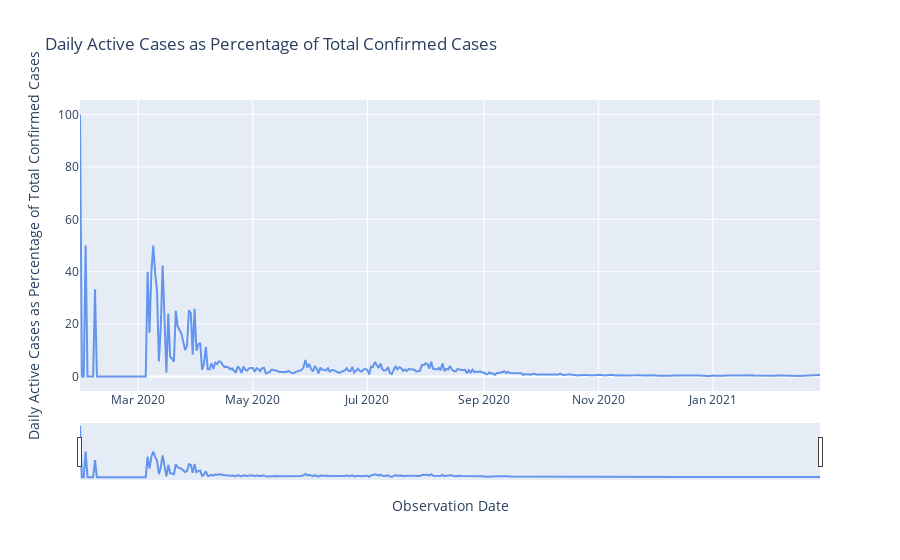

Source (notebook cell):
### Markdown cell above
We then proceed to plot the resulting line graph.

### Code cell
fig = go.Figure()

fig.add_trace(go.Scatter(x = ph_moving_agg_confirmed_date['ObservationDate'],
                    y = ph_moving_agg_confirmed_date['Percentage Growth'],
                    name = 'Percentage Growth',
                    marker_color = 'cornflowerblue'))

fig.update_layout(xaxis_rangeslider_visible = True)

fig.update_layout(xaxis_rangeslider_visible = True,
                 title = "Daily Active Cases as Percentage of Total Confirmed Cases",
                 xaxis_title = "Observation Date",
                 yaxis_title = "Daily Active Cases as Percentage of Total Confirmed Cases")

fig.show()

### Figure 1 — Plotly figure (JSON) as saved in the notebook; plotly's stock layout.template omitted (floating-point values rounded to 4 significant figures; data arrays with more than 128 entries replaced by an {"elided": "..."} marker saying what was removed)
{"data": [{"marker": {"color": "cornflowerblue"}, "name": "Percentage Growth", "type": "scatter", "x": {"elided": "395 str values"}, "y": {"elided": "395 float values"}}], "layout": {"title": {"text": "Daily Active Cases as Percentage of Total Confirmed Cases"}, "xaxis": {"rangeslider": {"visible": true}, "title": {"text": "Observation Date"}}, "yaxis": {"title": {"text": "Daily Active Cases as Percentage of Total Confirmed Cases"}}}}
